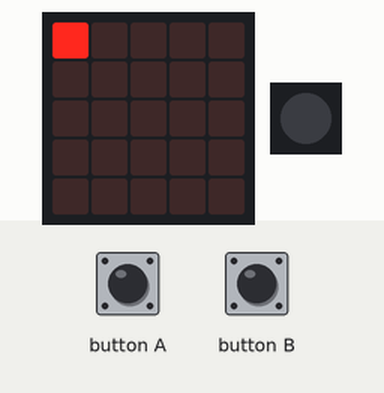
Simulated run of this program. Board: Calliope mini (MakeCode). Parts: the board's 5×5 LED display, 1 RGB LEDs in strip order, left to right. Inputs (shaded band) come from the test bench.

Above: at 1.2 s.
1.3 s: button A pressed for 0.15 s
At 1.9 s:
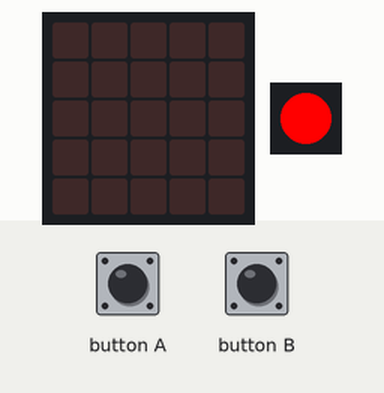
2.0 s: button B pressed for 0.15 s
At 2.9 s:
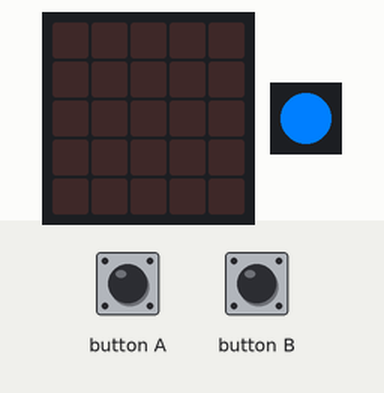
At 3.3 s:
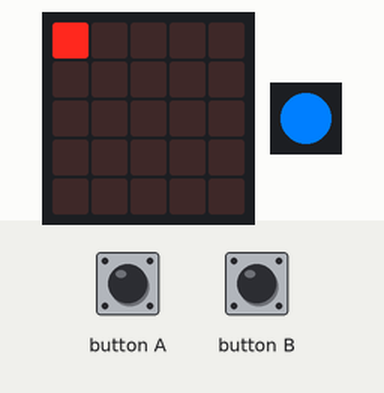
Timing chart, 0 to 5.0 s (numbered marks = the images above; inputs shaded):
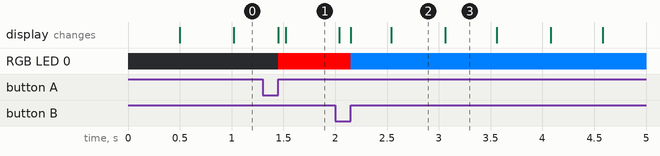

Measured:
- what the display in image 2 shows lasts 0.6 s, from 2.5 s to 3.1 s

The program:

main.ts
```typescript
input.onButtonEvent(Button.A, input.buttonEventClick(), function () {
    basic.setLedColor(0xff0000)
})
input.onButtonEvent(Button.B, input.buttonEventClick(), function () {
    basic.setLedColor(0x007fff)
})
let dauer = 200
let zeit = input.runningTime()
basic.forever(function () {
    led.toggle(0, 0)
    basic.pause(500)
    led.toggle(0, 0)
    basic.pause(500)
})
```

test.ts
```typescript
// Hier kann man Tests durchführen; diese Datei wird nicht kompiliert, wenn dieses Paket als Erweiterung verwendet wird.
```
